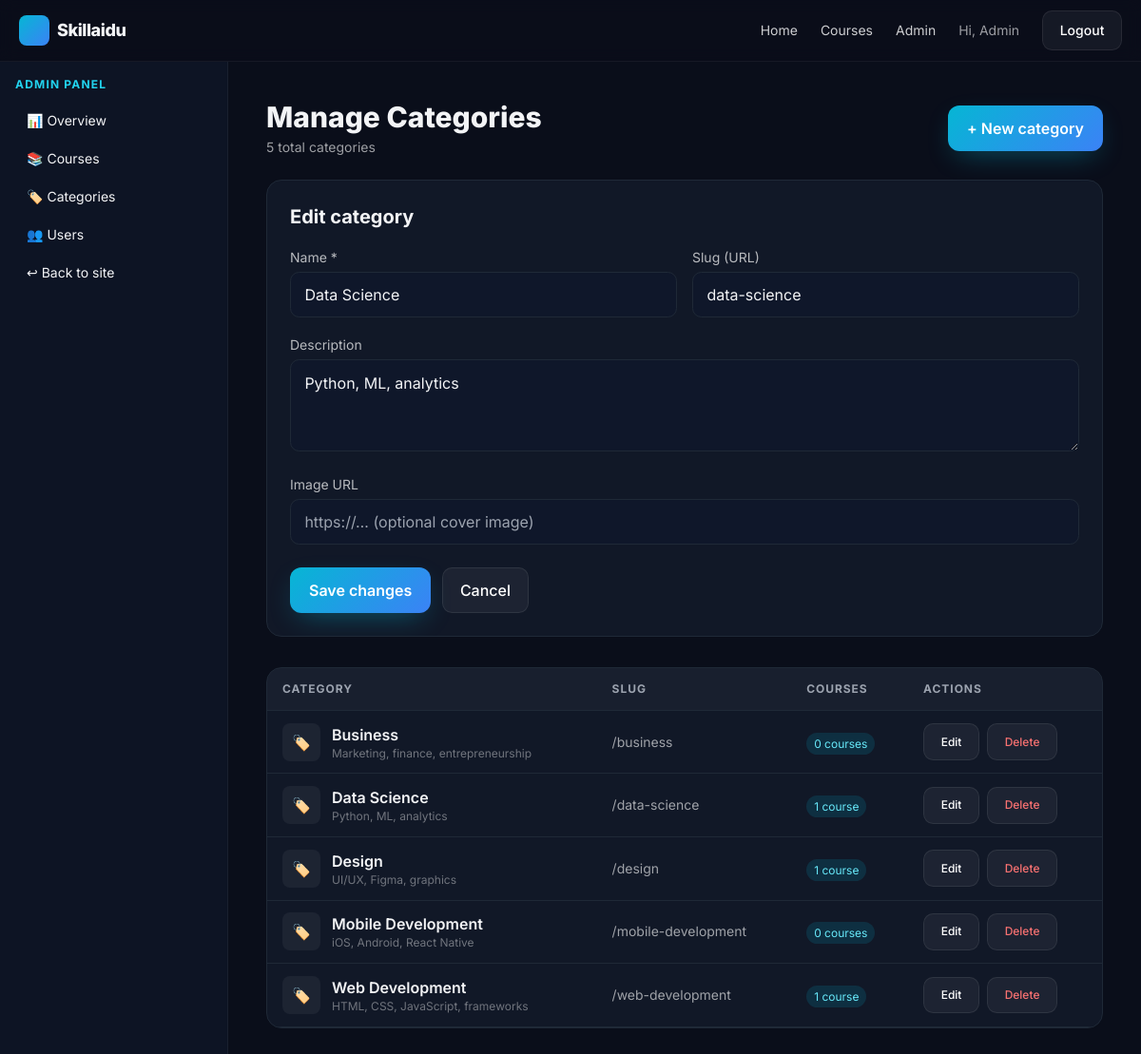
/admin/manage-categories.php?edit=2 (signed in), run on the app's committed database.
### tables this page shows
CREATE TABLE IF NOT EXISTS categories (
  id INT AUTO_INCREMENT PRIMARY KEY,
  name VARCHAR(100) NOT NULL,
  slug VARCHAR(120) NOT NULL UNIQUE,
  description TEXT,
  image_url VARCHAR(500) DEFAULT NULL,
  created_at TIMESTAMP DEFAULT CURRENT_TIMESTAMP
);

### includes/functions.php (called while the page is built, shortened)
<?php
function e($v) { return htmlspecialchars((string)$v, ENT_QUOTES, 'UTF-8'); }

### admin/manage-categories.php (the view, shortened to what this page needs)
<?php
require_once __DIR__ . '/../config/db.php';
require_once __DIR__ . '/../includes/functions.php';
$categories = $pdo->query("
    SELECT c.*, (SELECT COUNT(*) FROM courses WHERE category_id = c.id) AS course_count
    FROM categories c
    ORDER BY c.name
")->fetchAll();
$edit_id  = (int)($_GET['edit'] ?? 0);
$showForm = isset($_GET['new']) || $edit_id > 0;
$editing  = null;
if ($edit_id) {
    $stmt = $pdo->prepare("SELECT * FROM categories WHERE id = ?");
    $stmt->execute([$edit_id]);
    $editing = $stmt->fetch();
}
require_once __DIR__ . '/../includes/header.php';
?>
<div class="md:flex">
  <?php require __DIR__ . '/../includes/sidebar-admin.php'; ?>
  <div class="flex-1 p-6 md:p-10">
    <div class="flex flex-wrap items-center justify-between gap-4">
      <div>
        <h1 class="text-3xl font-extrabold">Manage Categories</h1>
        <p class="text-white/60 text-sm mt-1">
          <?= count($categories) ?> total categor<?= count($categories) === 1 ? 'y' : 'ies' ?>
        </p>
      </div>
      <a href="/admin/manage-categories.php?new=1" class="btn-brand">+ New category</a>
    </div>
    <?php if ($showForm): ?>
      <div class="card mt-6 p-6">
        <h2 class="text-xl font-bold mb-4"><?= $editing ? 'Edit category' : 'New category' ?></h2>
        <form method="POST" class="grid md:grid-cols-2 gap-4">
          <div>
            <label class="text-sm text-white/70">Name *</label>
            <input class="input mt-1" name="name" required value="<?= e($editing['name'] ?? '') ?>" placeholder="e.g. Web Development">
          </div>
          <div>
            <label class="text-sm text-white/70">Slug (URL)</label>
            <input class="input mt-1" name="slug" placeholder="auto from name" value="<?= e($editing['slug'] ?? '') ?>">
          </div>
          <div class="md:col-span-2">
            <label class="text-sm text-white/70">Description</label>
            <textarea class="input mt-1" name="description" rows="3" placeholder="What this category covers…"><?= e($editing['description'] ?? '') ?></textarea>
          </div>
          <div class="md:col-span-2">
            <label class="text-sm text-white/70">Image URL</label>
            <input class="input mt-1" name="image_url" placeholder="https://… (optional cover image)" value="<?= e($editing['image_url'] ?? '') ?>">
          </div>
          <div class="md:col-span-2 flex gap-3 mt-2">
            <button class="btn-brand" type="submit"><?= $editing ? 'Save changes' : 'Create category' ?></button>
            <a href="/admin/manage-categories.php" class="btn-ghost">Cancel</a>
          </div>
        </form>
      </div>
    <?php endif; ?>
    <div class="card mt-8 overflow-hidden">
      <table class="admin-table">
        <thead>
          <tr>
            <th>Category</th>
            <th class="hidden md:table-cell">Slug</th>
            <th>Courses</th>
            <th>Actions</th>
          </tr>
        </thead>
        <tbody>
          <?php foreach ($categories as $cat): ?>
            <tr>
              <td>
                <div class="flex items-center gap-3">
                  <div class="w-10 h-10 bg-white/5 rounded-lg overflow-hidden flex-shrink-0 flex items-center justify-center text-cyan-400">
                    <?php if (!empty($cat['image_url'])): ?>
                      <img src="<?= e($cat['image_url']) ?>" class="w-full h-full object-cover" alt="">
                    <?php else: ?>
                      🏷️
                    <?php endif; ?>
                  </div>
                  <div>
                    <div class="font-semibold"><?= e($cat['name']) ?></div>
                    <?php if (!empty($cat['description'])): ?>
                      <div class="text-xs text-white/40 truncate max-w-xs"><?= e($cat['description']) ?></div>
                    <?php endif; ?>
                  </div>
                </div>
              </td>
              <td class="hidden md:table-cell text-white/60 text-sm">/<?= e($cat['slug']) ?></td>
              <td>
                <span class="text-xs px-2 py-1 rounded-full bg-cyan-500/15 text-cyan-300">
                  <?= (int)$cat['course_count'] ?> course<?= $cat['course_count'] == 1 ? '' : 's' ?>
                </span>
              </td>
              <td>
                <div class="flex gap-2">
                  <a href="?edit=<?= (int)$cat['id'] ?>" class="btn-ghost text-xs">Edit</a>
                  <form method="POST" onsubmit="return confirm('Delete this category? Courses in it will become uncategorized.')" class="inline">
                    <button class="btn-ghost text-xs text-red-400 hover:text-red-300" type="submit">Delete</button>
                  </form>
                </div>
              </td>
            </tr>
          <?php endforeach; ?>
        </tbody>
      </table>
    </div>
  </div>
</div>
<?php require_once __DIR__ . '/../includes/footer.php'; ?>

### assets/css/style.css (style rules this page uses)
:root { --bg: #0a0e1a; --surface: #111827; --surface-2: #1f2937; --border: #1f2937; --text: #f3f4f6; --muted: #9ca3af; --brand: #06b6d4; --brand-2: #3b82f6; --accent: #a855f7; }
* { box-sizing: border-box; }
html, body { background: var(--bg); color: var(--text); font-family: 'Inter', system-ui, sans-serif; margin: 0; }
a { color: inherit; text-decoration: none; }
.btn-brand { background: linear-gradient(135deg, var(--brand), var(--brand-2)); color: #fff; border: 0; padding: .75rem 1.25rem; border-radius: .75rem; font-weight: 600; cursor: pointer; transition: transform .15s ease, box-shadow .2s ease; box-shadow: 0 10px 30px -10px rgba(6,182,212,.45); }
.btn-ghost { background: rgba(255,255,255,.05); color: #fff; border: 1px solid rgba(255,255,255,.08); padding: .65rem 1.1rem; border-radius: .65rem; font-weight: 500; cursor: pointer; }
.card { background: var(--surface); border: 1px solid var(--border); border-radius: 1rem; overflow: hidden; transition: transform .2s ease, border-color .2s ease; }
.input { width: 100%; background: #0f172a; border: 1px solid #1f2937; color: #f3f4f6; padding: .7rem .9rem; border-radius: .6rem; outline: none; }
table.admin-table { width: 100%; border-collapse: collapse; }
table.admin-table th, table.admin-table td { padding: .8rem 1rem; border-bottom: 1px solid var(--border); text-align: left; }
table.admin-table thead { background: rgba(255,255,255,.03); font-size: .75rem; text-transform: uppercase; letter-spacing: .08em; color: var(--muted); }

### data on the page
categories: name "Data Science", slug "data-science", description "Python, ML, analytics", course_count "1"
categories: name "Business", description "Marketing, finance, entrepreneurship", slug "business", course_count "0"
categories: name "Design", description "UI/UX, Figma, graphics", slug "design", course_count "1"
categories: name "Mobile Development", description "iOS, Android, React Native", slug "mobile-development", course_count "0"
categories: name "Web Development", description "HTML, CSS, JavaScript, frameworks", slug "web-development", course_count "1"

### other printed values
current_user()['name'] "Admin"
count($categories) "5"
